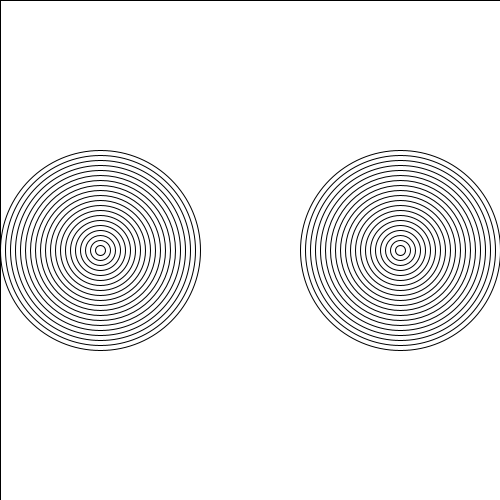
Frame 1 (no input)
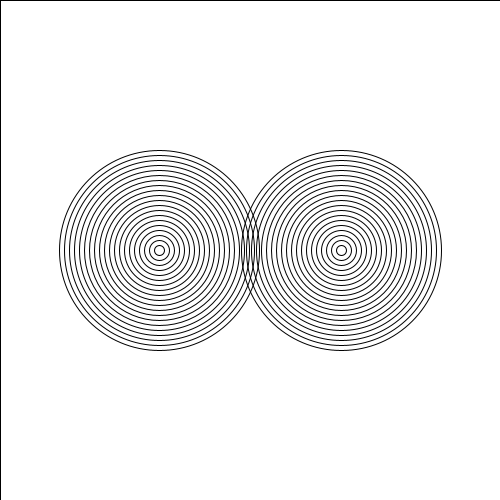
Frame 60 (the mouse pressed at the canvas centre just before this capture)
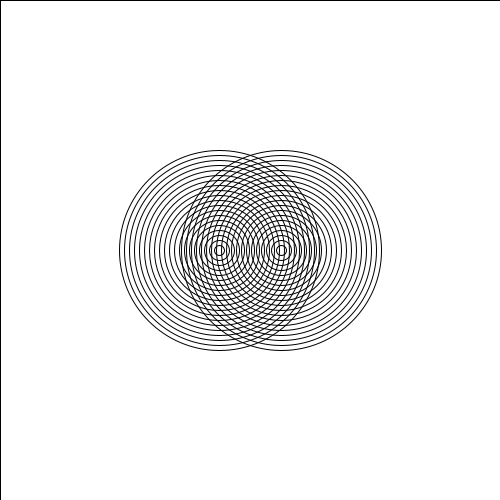
Frame 120 (the mouse held since frame 60 and released just before this capture)

The Processing sketch that drew these frames (run headless with seeded random() and noise(); from frame 60 on, the mouse is pressed at the canvas centre):

// Processing sketch: Amazing_Rings
// ── Amazing_Rings.pde
float X = 100;
float X2 = 400;

void setup(){
 size(500,500); 
}

void draw() {
  fill(255,255,255);
  rect(0,0,500,500);
  noFill();
  for(int i = 20; i>0; i--){
   
    if(X == 400){
      X=100;
    }else if(X2 == 100){
      X2=400;
    }
    ellipse(X,250,i*10,i*10);
    ellipse(X2,250,i*10,i*10);
    

  }
  
  X=X+1;
  X2=X2-1;
  
}
